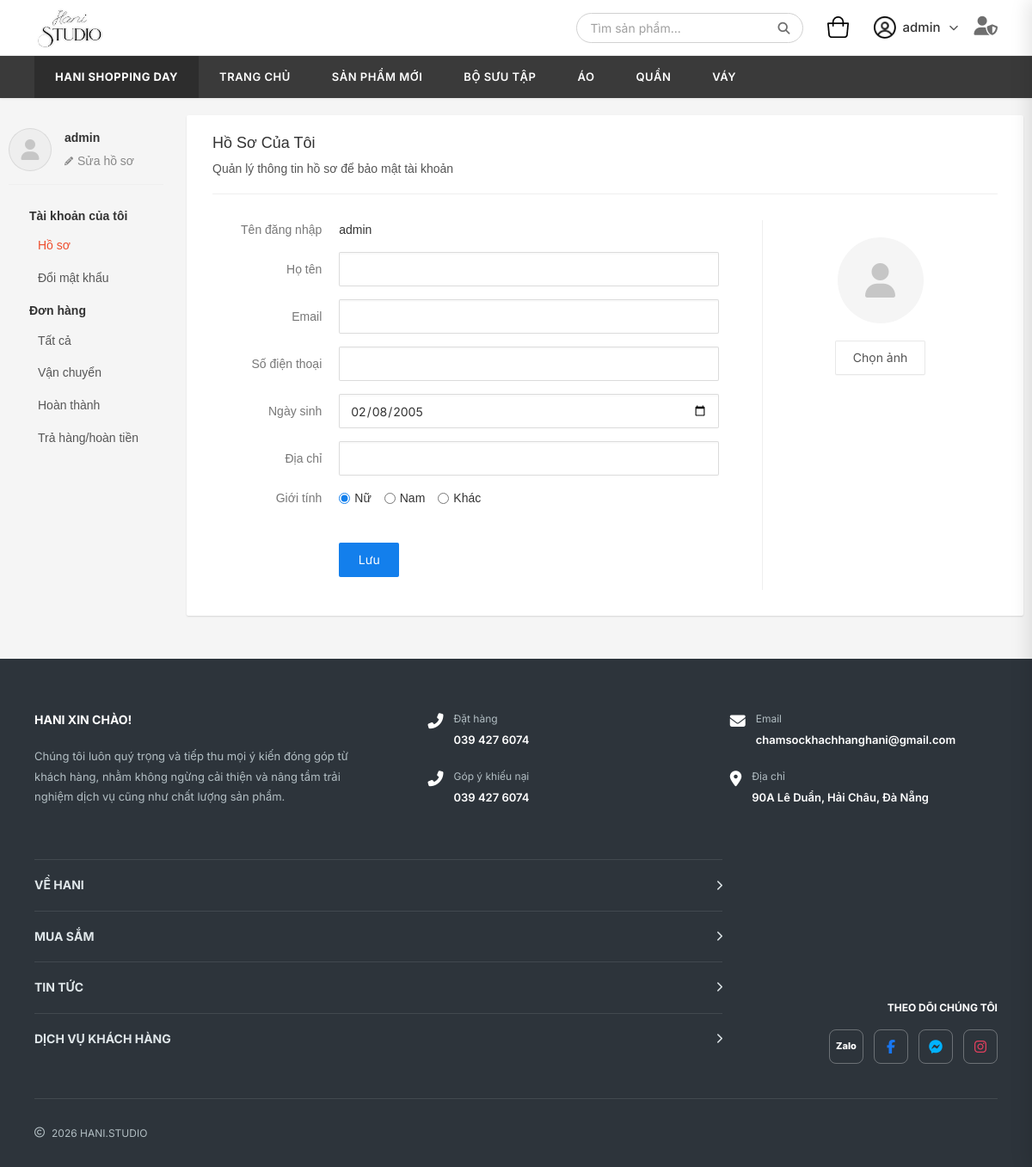
/profile/ (signed in), run on an earlier commit of the app's database.
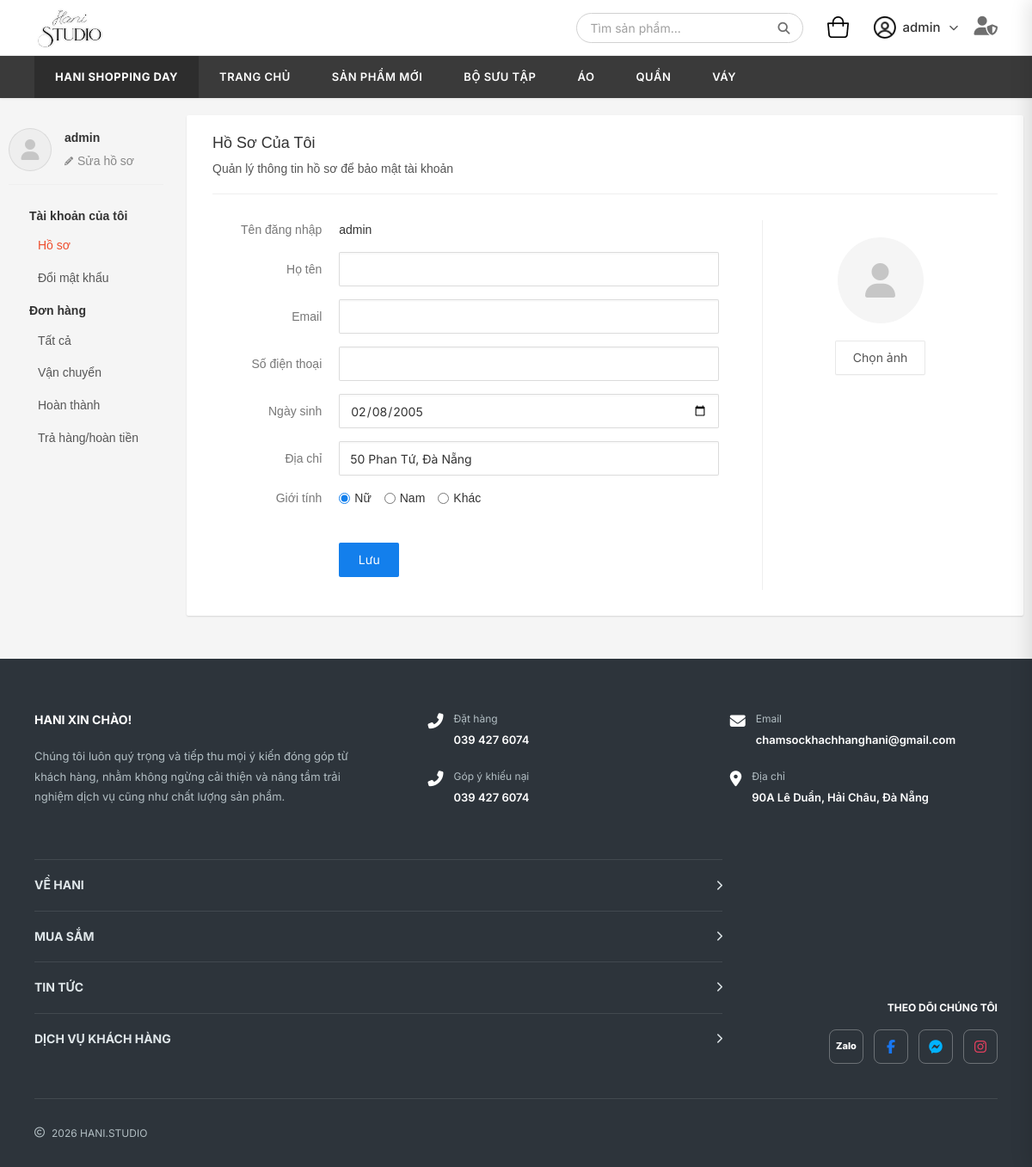
And on a later commit of the database.
### reviews/models.py (models this page shows, shortened)
class UserProfile(models.Model):
    user = models.OneToOneField(User, on_delete=models.CASCADE, related_name='profile')
    phone = models.CharField(max_length=20, blank=True, null=True, verbose_name="Số điện thoại")
    gender = models.CharField(max_length=10, blank=True, null=True, verbose_name="Giới tính")
    birthdate = models.DateField(blank=True, null=True, verbose_name="Ngày sinh")
    address = models.CharField(max_length=255, blank=True, null=True, verbose_name="Địa chỉ")

### reviews/views.py (the view, shortened to what this page needs)
# urls.py: path('profile/', views.profile, name='profile'),
def profile(request):
    if not request.user.is_authenticated:
        return redirect('login')
    user_profile, created = UserProfile.objects.get_or_create(user=request.user)
    def _render_profile(request, user_profile, extra_context=None):
        birthdate = ""
        if user_profile.birthdate:
            birthdate = user_profile.birthdate.strftime('%Y-%m-%d')
        else:
            birthdate = "2005-02-08"
        gender = user_profile.gender if user_profile.gender else 'nu'
        address = user_profile.address if user_profile.address else ''
        ctx = {
            'user': request.user,
            'profile': user_profile,
            'birthdate': birthdate,
            'gender': gender,
            'address': address,
            'cart_count': sum(item['qty'] for item in request.session.get('cart', []))
        }
        if extra_context:
            ctx.update(extra_context)
        return render(request, 'reviews/profile.html', ctx)
    return _render_profile(request, user_profile)

### reviews/context_processors.py (called while the page is built)
def coupons_processor(request):
    return {'COUPONS_LIST': COUPONS}

### templates/reviews/profile.html (shortened to what the changed rows need)
{% extends "base.html" %}
{% load static shop_filters %}
{% block content %}
<div class="shopee-wrapper">
    <div class="shopee-container">
        <div class="shopee-main">
            <div class="shopee-main-header">
                <h1>Hồ sơ của tôi</h1>
            </div>
            <div class="shopee-main-body">
                <form method="POST" action="{% url 'profile' %}" class="shopee-form-section" novalidate>
                    <div class="s-form-row">
                        <div class="s-form-control">
                            <input type="text" name="address" class="s-form-input" value="{{ address }}">
                        </div>
                    </div>
                </form>
            </div>
        </div>
    </div>
</div>
{% endblock %}

What changed in the data, as far as the page shows it:
now on this page (row edited): UserProfile: address "50 Phan Tứ, Đà Nẵng"
